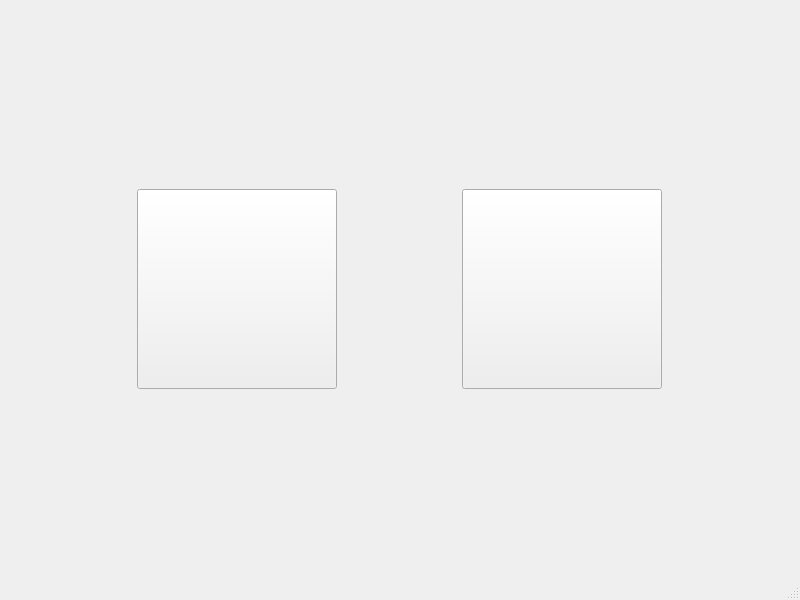
<?xml version="1.0" encoding="UTF-8"?>
<ui version="4.0">
 <class>MainWindow</class>
 <widget class="QMainWindow" name="MainWindow">
  <property name="geometry">
   <rect>
    <x>0</x>
    <y>0</y>
    <width>800</width>
    <height>600</height>
   </rect>
  </property>
  <property name="windowTitle">
   <string>MainWindow</string>
  </property>
  <widget class="QWidget" name="centralwidget">
   <layout class="QVBoxLayout" name="verticalLayout">
    <item>
     <widget class="QWidget" name="mainWeiget" native="true">
      <layout class="QHBoxLayout" name="horizontalLayout">
       <item>
        <widget class="QPushButton" name="select_picture">
         <property name="sizePolicy">
          <sizepolicy hsizetype="Minimum" vsizetype="Minimum">
           <horstretch>0</horstretch>
           <verstretch>0</verstretch>
          </sizepolicy>
         </property>
         <property name="minimumSize">
          <size>
           <width>60</width>
           <height>50</height>
          </size>
         </property>
         <property name="maximumSize">
          <size>
           <width>200</width>
           <height>200</height>
          </size>
         </property>
         <property name="text">
          <string/>
         </property>
        </widget>
       </item>
       <item>
        <widget class="QPushButton" name="pushButton_2">
         <property name="sizePolicy">
          <sizepolicy hsizetype="Minimum" vsizetype="Minimum">
           <horstretch>0</horstretch>
           <verstretch>0</verstretch>
          </sizepolicy>
         </property>
         <property name="maximumSize">
          <size>
           <width>200</width>
           <height>200</height>
          </size>
         </property>
         <property name="text">
          <string/>
         </property>
        </widget>
       </item>
      </layout>
     </widget>
    </item>
   </layout>
  </widget>
  <widget class="QMenuBar" name="menubar">
   <property name="geometry">
    <rect>
     <x>0</x>
     <y>0</y>
     <width>800</width>
     <height>28</height>
    </rect>
   </property>
  </widget>
  <widget class="QStatusBar" name="statusbar"/>
 </widget>
 <resources/>
 <connections/>
</ui>
